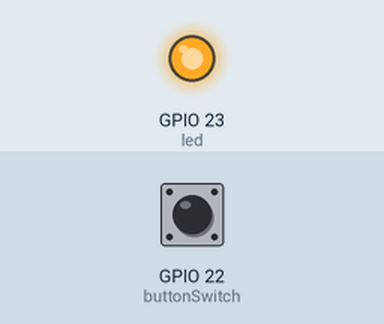
A sketch run on a simulated ESP32. Parts: output pins drawn as LEDs (lit = HIGH). The inputs (shaded band) are chosen by the test bench; at power-on: GPIO 22 (buttonSwitch) HIGH. WiFi joins after 1.5 s; servers stay silent unless stated; what the sketch prints to the serial monitor is not drawn.

Above: at 3.0 s.
3.1 s: GPIO 22 (buttonSwitch) pulled LOW for 0.15 s
At 4.5 s:
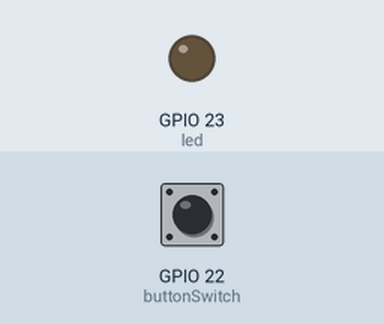
4.8 s: GPIO 22 (buttonSwitch) pulled LOW for 3.2 s
At 5.7 s:
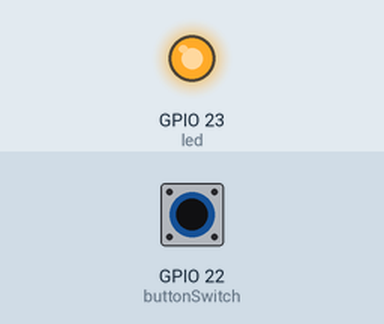
Timing chart, 0 to 9.5 s (numbered marks = the images above; inputs shaded):
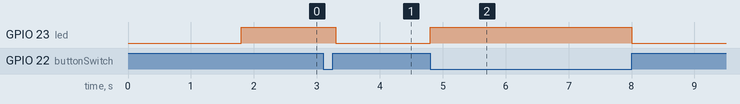

The sketch:

ButtonSensorBot.ino
```cpp
#include <WiFi.h>
#include <WiFiClientSecure.h>
#include <UniversalTelegramBot.h>
#include <ArduinoJson.h>

// Set GPIOs for LED and reedswitch
const int buttonSwitch = 22;
const int led = 23;

// Detects whenever the button state is changed
bool changeState = true;

// holds button state (1=opened,0=close)
bool state;
String doorState;

// Auxiliary variables (it will only detect changes that are 1500 milliseconds apart)
unsigned long previousMillis = 0;
const long interval = 1500;

const char* ssid ="TP-Link_EA6A";
const char* password ="51948592";

// Initialize Telegram BOT
#define BOTtoken "5119312503:AAFrV9kTm9h4FRT5koHmhj6TkZxhTre7ChA"


// Use @myidbot to findout the chat ID of an individual or a group
// Also note taht you need to click "start" on a bot before it can message you

#define CHAT_ID "1871827331"

WiFiClientSecure client;
UniversalTelegramBot bot(BOTtoken, client);

// Runs whenever the reedswitch changes state
ICACHE_RAM_ATTR void changeDoorStatus() {
  Serial.println("State Changed");
  changeState = true;
}


void setup() {
  // put your setup code here, to run once:
  // Serial port for debugging purposes
  Serial.begin(115200);

  //Read the current door state
  pinMode(buttonSwitch, INPUT_PULLUP);
  state = digitalRead(buttonSwitch);

  // Set LED state to match door state
  pinMode(led, OUTPUT);
  digitalWrite(led, !state);

  // Set the buttonSwitch pin as interrupt, assign interrupt function and set CHANGE mode
  attachInterrupt(digitalPinToInterrupt(buttonSwitch), changeDoorStatus, CHANGE);

  //connect to Wi-Fi
  WiFi.mode(WIFI_STA);
  WiFi.begin(ssid, password);
  client.setCACert(TELEGRAM_CERTIFICATE_ROOT); // Add root certificate for api.telegram.org
  while (WiFi.status() != WL_CONNECTED) {
    delay(500);
    Serial.print(".");

}
  Serial.println("");
  Serial.println("WiFi connected");

  bot.sendMessage(CHAT_ID, "Bot started up", "");
}
void loop() {
  // put your main code here, to run repeatedly:
  if (changeState) {
    unsigned long currentMillis = millis();
    if(currentMillis - previousMillis >= interval) {
      previousMillis = currentMillis;
      // If a state has occured, invert the current door state
       state = !state;
       if(state) {
          doorState = "closed";

    }
    else {
      doorState = "open";
    }
    digitalWrite(led, !state);
    changeState = false;
    Serial.println(state);
    Serial.println(doorState);

    //Send notification
    bot.sendMessage(CHAT_ID, "The door is " + doorState, "");
  }
    }

}
```

Measured:
- after the input at 3.1 s, GPIO 23 (led): HIGH → LOW after 0.20 s
- after the input at 4.8 s, GPIO 23 (led): LOW → HIGH at once, → LOW 3.2 s later
